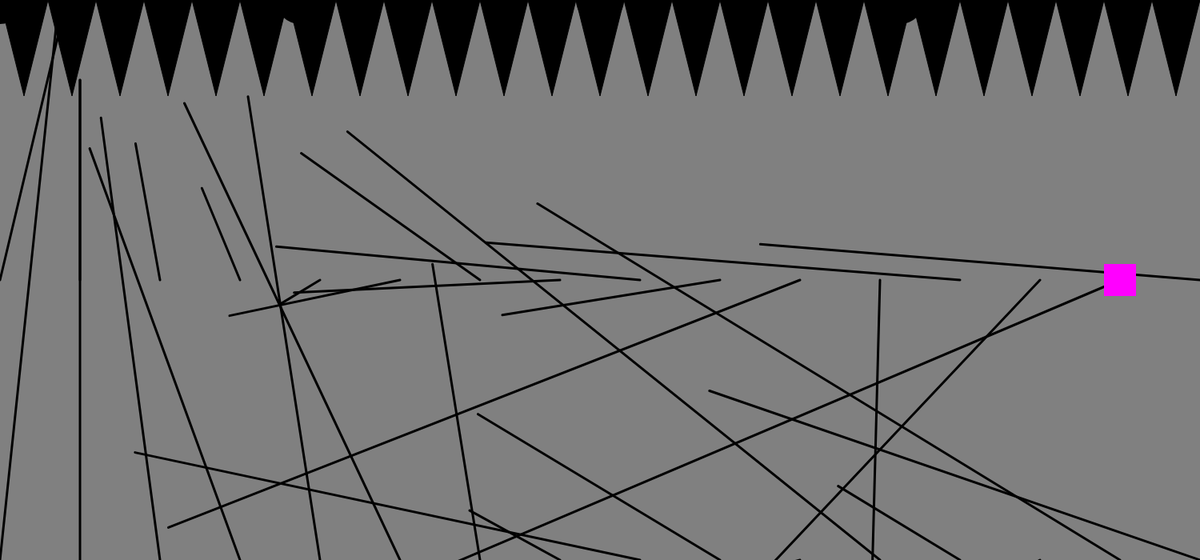
Frame 1 (no input)
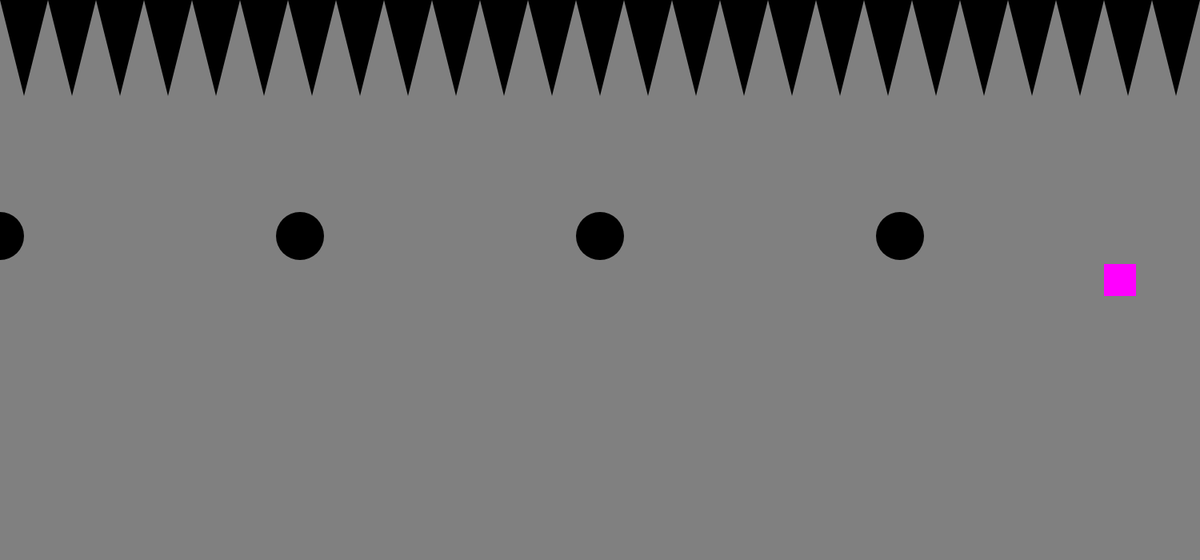
Frame 60 (no input)
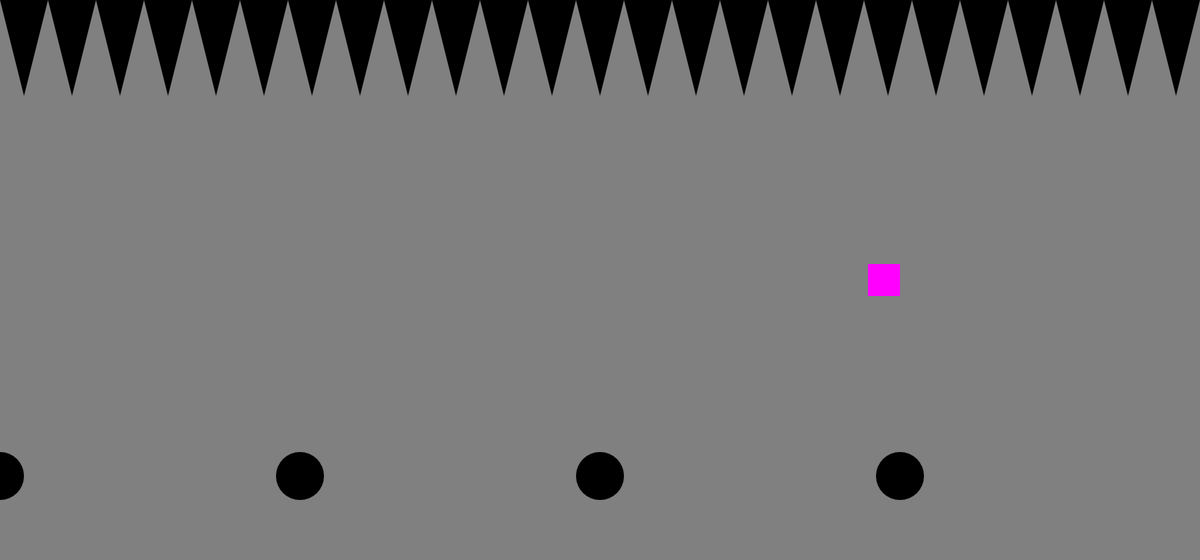
Frame 120 (the mouse pressed at the canvas centre since frame 60)

The p5.js sketch that drew these frames (run headless with seeded random() and noise() and a simulated clock; from frame 60 on, the mouse is pressed at the canvas centre):

// p5.js sketch
// ── sketch.js
/******************************************************************************/
//Javascript Objects
/******************************************************************************/

//Initializes new javascript object named thomas
//Stores variables related to thomas
let thomas = {};
thomas.x = 1400;
thomas.y;
thomas.w = 40;
thomas.h = 40;
thomas.color;

//Initializes new javascript object named boulder
//Stores variables related to boulder
let boulder = {};
boulder.x = 0;
boulder.y = 0;
boulder.w = 60;
boulder.h = 60;
boulder.color;

//Initiates beginning sketch environment
function setup(){

  //Defines canvas width and height
  createCanvas( 1500, 700 );

  //X and y values now define center of rectangels and ellipses
  rectMode(CENTER);
  ellipseMode(CENTER);

}

function draw(){

  /****************************************************************************/
  //Variables
  /****************************************************************************/

  //Reassigns thomas.y variable to be half of canvas height
  thomas.y = height * 0.5;

  //Reassigns thomas.color variable to the `color();` element
  thomas.color = color( 255, 0, 255 );

  //Fills boulder with black
  boulder.color = color('black');

  //Creates new local variable 'crushed'
  //Calculates the distance between center of thomas and boulder
  let crushed = dist( boulder.x, boulder.y, thomas.x, thomas.y );

  //Sets background color to grey
  //Background is constantly updated which creates animated effect
  background( 128 );


  /******************************************************************************/
  //Background
  /******************************************************************************/

    //Sets up for loop to draw multiple 'stalactites' across top of canvas
    //Initializes x as variable. If x is less than the value of windowWidth then 60 is added to the value of x
    for ( x = 0; x < windowWidth; x += 60 ){

        //Fills and shapes stalactite shape
        //Using x variable, as defined in for loop, causes shape to be drawn multiple times
        fill(boulder.color);
        triangle( x, 0,
                  x + 30, 120,
                  x + 60, 0 );
    }

    //Should similarily to stalactite for loop and create 'cracks' in background
    //Only works for a split second before disappearing
    //Tried modifying what I found on class leson with the `random();` element
    //Initializes new variable i. If i is less than value of windowWidth the 100 is added to value of i
    for( let i = 0; i < windowWidth; i += 100 ){

        //Colors and shapes 'crack' lines
        fill( boulder.color );
        strokeWeight( 3 );

        //X position 1 begins at value of i and y position 1 begins at 700
        //X and y position 2 are given a random value between value of i and 100
          //Process is repeated with line 2
        line( i, 700, random( i, 100 ), random( i, 100) );
        line( i, 350, random( i, 100 ), random( i, 100) );
    }

  /****************************************************************************/
  //Game
  /****************************************************************************/

  //Outlines, fills, places, and shapes rectangle
  //Use of custom variables in x and y parameters allows for movement across canvas
  noStroke();
  fill( thomas.color );
  rect( thomas.x, thomas.y, thomas.w, thomas.h );

  //If when evaluated the statement 'mouse is pressed' is true then 5 is subtracted from the value of the thomas.x variable
  if (mouseIsPressed){
    thomas.x -= 5;
  }

  //For loop draws boulders across screen
  //Taken from class lesson
  //If i is less than 4 then 1 is added to the value of the variable
  //Sets fill to custom variable 'boulder.color'
  //Reassigns boulder.x value to be the result of the width multiplied by the result of variable i's value multiplied by 0.25
  //Draws ellipse using custom variables for placement and size
    //Custom variables allow for movement across canvas
  for ( let i = 0; i < 4; i ++ ) {
    fill( boulder.color );
    boulder.x = width * ( i * 0.25 );
    ellipse( boulder.x, boulder.y, boulder.w, boulder.h );
  }

  //Updates boulder.y value by subtracting 5 from its current value
  boulder.y += 5;

  //If when evaluated the statement 'the value of boulder.y is greater than 700' is true, then the boulder.y value is reassigned to zero
  if (boulder.y > 700 ) {
    boulder.y = 0;
  }

  if ( crushed < 40 ) {
    thomas.x = 1400;
  }

  if ( thomas.x < 0 ) {
    thomas.x = 1400;
  }

}
